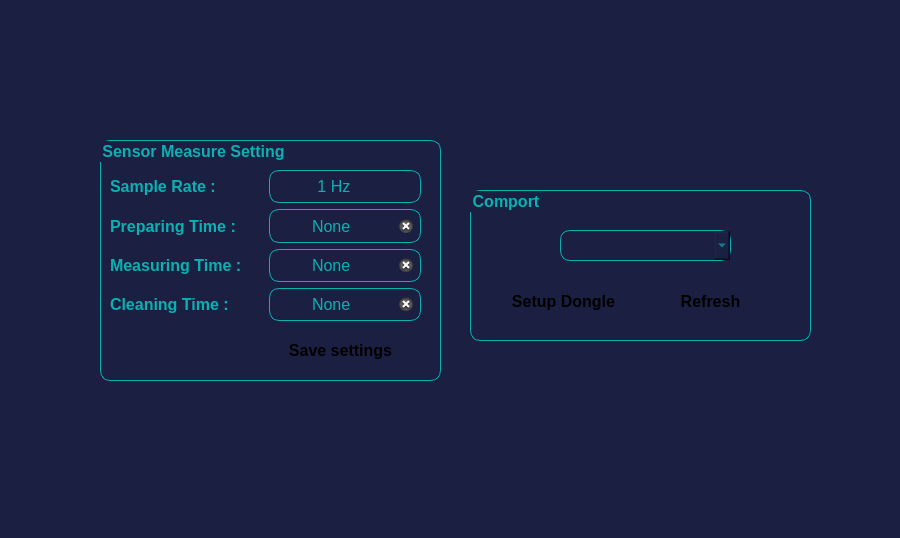
<?xml version="1.0" encoding="UTF-8"?>
<ui version="4.0">
 <class>Form</class>
 <widget class="QWidget" name="Form">
  <property name="geometry">
   <rect>
    <x>0</x>
    <y>0</y>
    <width>900</width>
    <height>538</height>
   </rect>
  </property>
  <property name="sizePolicy">
   <sizepolicy hsizetype="Fixed" vsizetype="Fixed">
    <horstretch>0</horstretch>
    <verstretch>0</verstretch>
   </sizepolicy>
  </property>
  <property name="windowTitle">
   <string>Form</string>
  </property>
  <layout class="QGridLayout" name="gridLayout">
   <property name="leftMargin">
    <number>0</number>
   </property>
   <property name="topMargin">
    <number>0</number>
   </property>
   <property name="rightMargin">
    <number>0</number>
   </property>
   <property name="bottomMargin">
    <number>0</number>
   </property>
   <item row="0" column="0">
    <widget class="QFrame" name="frame">
     <property name="styleSheet">
      <string notr="true">QWidget{
	background-color: #1b2043;
}
</string>
     </property>
     <property name="frameShape">
      <enum>QFrame::NoFrame</enum>
     </property>
     <property name="frameShadow">
      <enum>QFrame::Sunken</enum>
     </property>
     <widget class="QGroupBox" name="measure_setting_panel">
      <property name="geometry">
       <rect>
        <x>100</x>
        <y>140</y>
        <width>341</width>
        <height>241</height>
       </rect>
      </property>
      <property name="sizePolicy">
       <sizepolicy hsizetype="Expanding" vsizetype="Expanding">
        <horstretch>1</horstretch>
        <verstretch>1</verstretch>
       </sizepolicy>
      </property>
      <property name="minimumSize">
       <size>
        <width>0</width>
        <height>0</height>
       </size>
      </property>
      <property name="font">
       <font>
        <family>Segoe UI</family>
        <pointsize>12</pointsize>
        <weight>75</weight>
        <bold>true</bold>
       </font>
      </property>
      <property name="styleSheet">
       <string notr="true">QGroupBox {
 	border: 1px solid rgb(9, 177, 177);
	color: rgb(9, 177, 177);
	border-radius: 10px; 
}</string>
      </property>
      <property name="title">
       <string>Sensor Measure Setting</string>
      </property>
      <widget class="QPushButton" name="save_settings">
       <property name="geometry">
        <rect>
         <x>170</x>
         <y>190</y>
         <width>141</width>
         <height>41</height>
        </rect>
       </property>
       <property name="sizePolicy">
        <sizepolicy hsizetype="Expanding" vsizetype="Expanding">
         <horstretch>1</horstretch>
         <verstretch>1</verstretch>
        </sizepolicy>
       </property>
       <property name="font">
        <font>
         <family>Segoe UI</family>
         <pointsize>12</pointsize>
         <weight>75</weight>
         <bold>true</bold>
        </font>
       </property>
       <property name="styleSheet">
        <string notr="true">QPushButton{
	color: rgb(0, 0, 0);
	border-width: 1px;
	border-radius: 10px;
	padding: 5px;
	background: qradialgradient(
        cx: 0.3, cy: -0.4, fx: 0.3, fy: -0.4,
        radius: 1.35, stop: 0 #fff, stop: 1 #888
        );
}

QPushButton:pressed {
    background-color: rgb(5, 112, 112);
}

QPushButton:hover:!pressed{
     background-color: rgb(85, 121, 124);
 }
</string>
       </property>
       <property name="text">
        <string>Save settings</string>
       </property>
      </widget>
      <widget class="QWidget" name="layoutWidget">
       <property name="geometry">
        <rect>
         <x>10</x>
         <y>30</y>
         <width>311</width>
         <height>151</height>
        </rect>
       </property>
       <layout class="QGridLayout" name="gridLayout_2">
        <item row="0" column="0">
         <widget class="QLabel" name="sample_rate">
          <property name="sizePolicy">
           <sizepolicy hsizetype="Preferred" vsizetype="Preferred">
            <horstretch>1</horstretch>
            <verstretch>1</verstretch>
           </sizepolicy>
          </property>
          <property name="font">
           <font>
            <family>Segoe UI</family>
            <pointsize>12</pointsize>
            <weight>75</weight>
            <bold>true</bold>
           </font>
          </property>
          <property name="styleSheet">
           <string notr="true">color: rgb(9, 177, 177);</string>
          </property>
          <property name="text">
           <string>Sample Rate :</string>
          </property>
         </widget>
        </item>
        <item row="1" column="0">
         <widget class="QLabel" name="preparing_time">
          <property name="sizePolicy">
           <sizepolicy hsizetype="Expanding" vsizetype="Expanding">
            <horstretch>1</horstretch>
            <verstretch>1</verstretch>
           </sizepolicy>
          </property>
          <property name="font">
           <font>
            <family>Segoe UI</family>
            <pointsize>12</pointsize>
            <weight>75</weight>
            <bold>true</bold>
           </font>
          </property>
          <property name="styleSheet">
           <string notr="true">color: rgb(9, 177, 177);</string>
          </property>
          <property name="text">
           <string>Preparing Time : </string>
          </property>
         </widget>
        </item>
        <item row="1" column="1">
         <widget class="QLineEdit" name="preparing_time_value">
          <property name="sizePolicy">
           <sizepolicy hsizetype="Expanding" vsizetype="Expanding">
            <horstretch>1</horstretch>
            <verstretch>1</verstretch>
           </sizepolicy>
          </property>
          <property name="font">
           <font>
            <family>Segoe UI</family>
            <pointsize>12</pointsize>
           </font>
          </property>
          <property name="styleSheet">
           <string notr="true">border: 1px solid rgb(9, 177, 177);
color: rgb(9, 177, 177);
border-radius: 10px;</string>
          </property>
          <property name="text">
           <string>None</string>
          </property>
          <property name="alignment">
           <set>Qt::AlignCenter</set>
          </property>
          <property name="clearButtonEnabled">
           <bool>true</bool>
          </property>
         </widget>
        </item>
        <item row="2" column="0">
         <widget class="QLabel" name="measuring_time">
          <property name="sizePolicy">
           <sizepolicy hsizetype="Preferred" vsizetype="Preferred">
            <horstretch>1</horstretch>
            <verstretch>1</verstretch>
           </sizepolicy>
          </property>
          <property name="font">
           <font>
            <family>Segoe UI</family>
            <pointsize>12</pointsize>
            <weight>75</weight>
            <bold>true</bold>
           </font>
          </property>
          <property name="styleSheet">
           <string notr="true">color: rgb(9, 177, 177);</string>
          </property>
          <property name="text">
           <string>Measuring Time :</string>
          </property>
         </widget>
        </item>
        <item row="2" column="1">
         <widget class="QLineEdit" name="measuring_time_value">
          <property name="sizePolicy">
           <sizepolicy hsizetype="Expanding" vsizetype="Expanding">
            <horstretch>1</horstretch>
            <verstretch>1</verstretch>
           </sizepolicy>
          </property>
          <property name="font">
           <font>
            <family>Segoe UI</family>
            <pointsize>12</pointsize>
           </font>
          </property>
          <property name="styleSheet">
           <string notr="true">border: 1px solid rgb(9, 177, 177);
color: rgb(9, 177, 177);
border-radius: 10px; </string>
          </property>
          <property name="text">
           <string>None</string>
          </property>
          <property name="alignment">
           <set>Qt::AlignCenter</set>
          </property>
          <property name="clearButtonEnabled">
           <bool>true</bool>
          </property>
         </widget>
        </item>
        <item row="3" column="0">
         <widget class="QLabel" name="cleaning_time">
          <property name="sizePolicy">
           <sizepolicy hsizetype="Preferred" vsizetype="Preferred">
            <horstretch>1</horstretch>
            <verstretch>1</verstretch>
           </sizepolicy>
          </property>
          <property name="font">
           <font>
            <family>Segoe UI</family>
            <pointsize>12</pointsize>
            <weight>75</weight>
            <bold>true</bold>
           </font>
          </property>
          <property name="styleSheet">
           <string notr="true">color: rgb(9, 177, 177);</string>
          </property>
          <property name="text">
           <string>Cleaning Time : </string>
          </property>
         </widget>
        </item>
        <item row="3" column="1">
         <widget class="QLineEdit" name="cleaning_time_value">
          <property name="sizePolicy">
           <sizepolicy hsizetype="Expanding" vsizetype="Expanding">
            <horstretch>1</horstretch>
            <verstretch>1</verstretch>
           </sizepolicy>
          </property>
          <property name="font">
           <font>
            <family>Segoe UI</family>
            <pointsize>12</pointsize>
           </font>
          </property>
          <property name="styleSheet">
           <string notr="true">border: 1px solid rgb(9, 177, 177);
color: rgb(9, 177, 177);
border-radius: 10px; </string>
          </property>
          <property name="text">
           <string>None</string>
          </property>
          <property name="alignment">
           <set>Qt::AlignCenter</set>
          </property>
          <property name="clearButtonEnabled">
           <bool>true</bool>
          </property>
         </widget>
        </item>
        <item row="0" column="1">
         <widget class="QLabel" name="sample_rate_value">
          <property name="sizePolicy">
           <sizepolicy hsizetype="Preferred" vsizetype="Preferred">
            <horstretch>1</horstretch>
            <verstretch>1</verstretch>
           </sizepolicy>
          </property>
          <property name="font">
           <font>
            <family>Segoe UI</family>
            <pointsize>12</pointsize>
            <weight>50</weight>
            <bold>false</bold>
           </font>
          </property>
          <property name="styleSheet">
           <string notr="true">border: 1px solid rgb(9, 177, 177);
color: rgb(9, 177, 177);
border-radius: 10px; 
</string>
          </property>
          <property name="text">
           <string>1 Hz     </string>
          </property>
          <property name="alignment">
           <set>Qt::AlignCenter</set>
          </property>
         </widget>
        </item>
       </layout>
      </widget>
     </widget>
     <widget class="QGroupBox" name="measure_setting_panel_3">
      <property name="geometry">
       <rect>
        <x>470</x>
        <y>190</y>
        <width>341</width>
        <height>151</height>
       </rect>
      </property>
      <property name="sizePolicy">
       <sizepolicy hsizetype="Expanding" vsizetype="Expanding">
        <horstretch>1</horstretch>
        <verstretch>1</verstretch>
       </sizepolicy>
      </property>
      <property name="minimumSize">
       <size>
        <width>0</width>
        <height>0</height>
       </size>
      </property>
      <property name="font">
       <font>
        <family>Segoe UI</family>
        <pointsize>12</pointsize>
        <weight>75</weight>
        <bold>true</bold>
       </font>
      </property>
      <property name="styleSheet">
       <string notr="true">QGroupBox {
 	border: 1px solid rgb(9, 177, 177);
	color: rgb(9, 177, 177);
	border-radius: 10px; 
}</string>
      </property>
      <property name="title">
       <string>Comport</string>
      </property>
      <widget class="QPushButton" name="setup_dongle">
       <property name="geometry">
        <rect>
         <x>28</x>
         <y>91</y>
         <width>131</width>
         <height>41</height>
        </rect>
       </property>
       <property name="sizePolicy">
        <sizepolicy hsizetype="Expanding" vsizetype="Expanding">
         <horstretch>0</horstretch>
         <verstretch>0</verstretch>
        </sizepolicy>
       </property>
       <property name="font">
        <font>
         <family>Segoe UI</family>
         <pointsize>12</pointsize>
         <weight>75</weight>
         <bold>true</bold>
        </font>
       </property>
       <property name="styleSheet">
        <string notr="true">QPushButton{
	color: rgb(0, 0, 0);
	border-width: 1px;
	border-radius: 10px;
	padding: 5px;
	background: qradialgradient(
        cx: 0.3, cy: -0.4, fx: 0.3, fy: -0.4,
        radius: 1.35, stop: 0 #fff, stop: 1 #888
        );
}

QPushButton:pressed {
    background-color: rgb(5, 112, 112);
}

QPushButton:hover:!pressed{
     background-color: rgb(85, 121, 124);
 }
</string>
       </property>
       <property name="text">
        <string>Setup Dongle</string>
       </property>
      </widget>
      <widget class="QPushButton" name="refresh_comport">
       <property name="geometry">
        <rect>
         <x>175</x>
         <y>91</y>
         <width>131</width>
         <height>41</height>
        </rect>
       </property>
       <property name="sizePolicy">
        <sizepolicy hsizetype="Expanding" vsizetype="Expanding">
         <horstretch>0</horstretch>
         <verstretch>0</verstretch>
        </sizepolicy>
       </property>
       <property name="font">
        <font>
         <family>Segoe UI</family>
         <pointsize>12</pointsize>
         <weight>75</weight>
         <bold>true</bold>
        </font>
       </property>
       <property name="styleSheet">
        <string notr="true">QPushButton{
	color: rgb(0, 0, 0);
	border-width: 1px;
	border-radius: 10px;
	padding: 5px;
	background: qradialgradient(
        cx: 0.3, cy: -0.4, fx: 0.3, fy: -0.4,
        radius: 1.35, stop: 0 #fff, stop: 1 #888
        );
}

QPushButton:pressed {
    background-color: rgb(5, 112, 112);
}

QPushButton:hover:!pressed{
     background-color: rgb(85, 121, 124);
 }
</string>
       </property>
       <property name="text">
        <string>Refresh</string>
       </property>
      </widget>
      <widget class="QComboBox" name="comport_combobox">
       <property name="geometry">
        <rect>
         <x>90</x>
         <y>40</y>
         <width>171</width>
         <height>31</height>
        </rect>
       </property>
       <property name="sizePolicy">
        <sizepolicy hsizetype="Expanding" vsizetype="Expanding">
         <horstretch>0</horstretch>
         <verstretch>0</verstretch>
        </sizepolicy>
       </property>
       <property name="font">
        <font>
         <pointsize>12</pointsize>
        </font>
       </property>
       <property name="styleSheet">
        <string notr="true">border: 1px solid rgb(9, 177, 177);
color: rgb(9, 177, 177);
border-radius: 10px; 
</string>
       </property>
      </widget>
     </widget>
    </widget>
   </item>
  </layout>
 </widget>
 <resources/>
 <connections/>
</ui>
